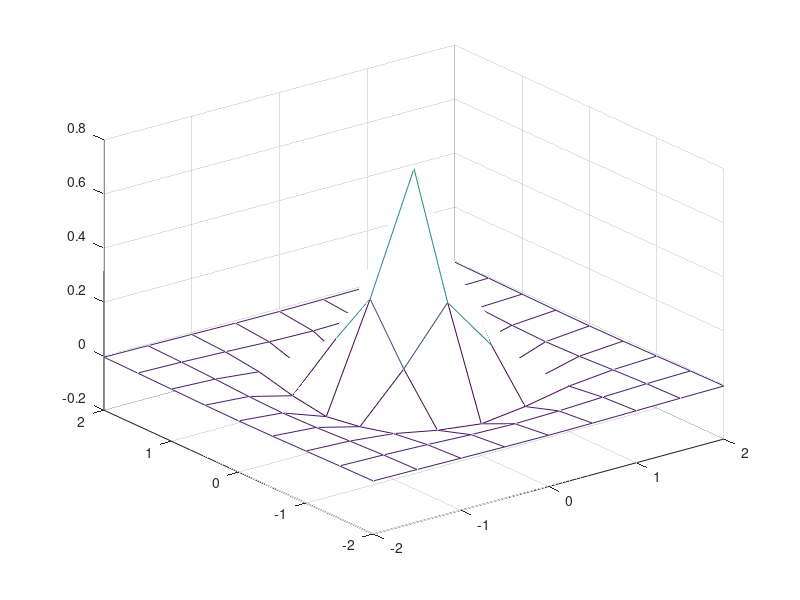

Recreate this plot in MATLAB.
clear all;
clc;
clear
l=1;
I=1;
u0=1;
PI=3.14;
z=0.2; 
x=-2.0:0.5:2.0;
y=-2.0:0.5:2.0;
C0=u0*I/(4*PI);
[X,Y]=meshgrid(x,y);
a=l/2+X;b=l/2-X;c=l/2+Y;d=l/2-Y;
X2=sqrt(b.^2+z.^2+d.^2);
X1=sqrt(a.^2+z.^2+d.^2);
A3z=C0*z./(X2+b)./(X1-a).*( (X1-a)./X2-(X2+b)./X1 );
A3y=C0*(-d)./(X2+b)./(X1-a).*( (X1-a)./X2-(X2+b)./X1 );

X2=sqrt(b.^2+z.^2+c.^2);
X1=sqrt(a.^2+z.^2+c.^2);
A4z=C0*z./(X2+b)./(X1-a).*( (X1-a)./X2-(X2+b)./X1 );
A4y=C0*c./(X2+b)./(X1-a).*( (X1-a)./X2-(X2+b)./X1 );


a=l/2+Y;b=l/2-Y;c=l/2+X;d=l/2-X;
X2=sqrt(b.^2+z.^2+d.^2);
X1=sqrt(a.^2+z.^2+d.^2);
A2z=C0*z./(X2+b)./(X1-a).*( (X1-a)./X2-(X2+b)./X1 );
A2x=C0*(-d)./(X2+b)./(X1-a).*( (X1-a)./X2-(X2+b)./X1 );

X2=sqrt(b.^2+z.^2+c.^2);
X1=sqrt(a.^2+z.^2+c.^2);
A1z=C0*z./(X2+b)./(X1-a).*( (X1-a)./X2-(X2+b)./X1 );
A1x=C0*c./(X2+b)./(X1-a).*( (X1-a)./X2-(X2+b)./X1 );

Z=-(A1x-A2x-A3y+A4y);

mesh(X,Y,Z);